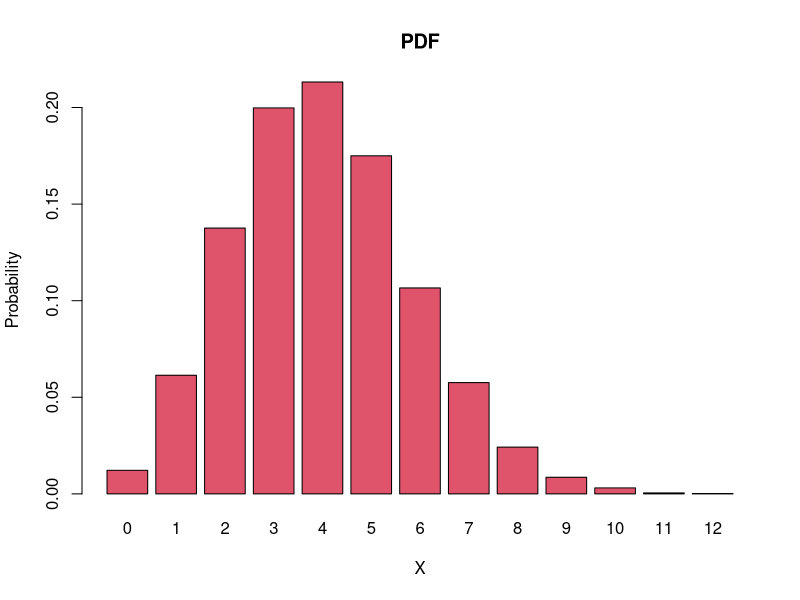

Generate this figure with R: (Note: this script raises an error after producing the figure.)
A = rbinom(10000,25,0.16)
head(A)
table(A)
table(A)/10000  

barplot(table(A)/10000,main="PDF", xlab="X",
        ylab="Probability",col=2)
mean(A)

cumsum(table(A))/10000

round(pbinom(0:25,25,0.16),4)

plot(0:13,cumsum(table(A))/10000,type='b',
       xlab="X",ylab="Probability", main="CDF")
 
dbinom(10,25,0.16)

pbinom(1,25,0.16)

dbinom(25,25,0.16)


pbinom(5,25,0.16) - pbinom(1,25,0.16)

library(MASS)
str(Melanoma)
Melanoma


mean(Melanoma$age)
round(sd(Melanoma$age),0)

(65-52)/17
